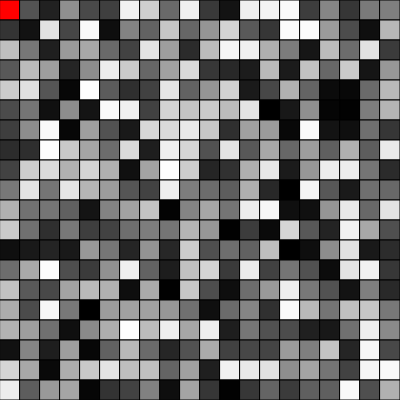
Frame 1 (no input)
Frame 60 (no input): identical to frame 1, image omitted
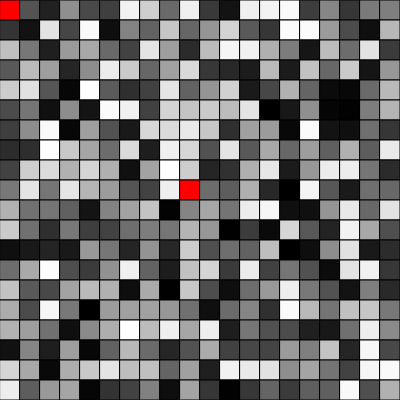
Frame 120 (the mouse pressed at the canvas centre since frame 60)

The p5.js sketch that drew these frames (run headless with seeded random() and noise() and a simulated clock; from frame 60 on, the mouse is pressed at the canvas centre):

// p5.js sketch
// ── sketch.js
let cellmat = [];
let x, y;

// this was my solution for a function to make a 2d array it takes three arguments.

function twoDarr(xsize,ysize,data){
  let myarr =[];
  for(let i =0; i<xsize;i++){
    myarr[i] = [];
   for(let j=0; j<ysize;j++){
     myarr[i][j] = data;
   }
  }
  return myarr;
  
}

// shiffmans solution 

function make2Darray(cols,rows){
  let arr = new Array(cols);
  for (let i = 0;i<arr.length;i++){
    arr[i] = new Array(rows);
  }
  return arr;
}

function setup() {
  createCanvas(400, 400);
  background(220);
  for (let i = 0; i < 20; i++) {
    cellmat[i] = []; // need to init the nested array unlike python
    for (let j = 0; j < 20; j++) {

      let state = int(random(255));

      cellmat[i][j] = state; 
    }
  }

  let eightbyeight = twoDarr(8,8,0);
  console.log(eightbyeight);
  
  let shiffman = make2Darray(8,10);
  console.log(shiffman);
}

function draw() {
  background(220);
  x = floor(map(mouseX, 0, width, 0, 19)); // maped mousex to grid
  let xg = constrain(x,0,19);  // constrained that variable to 19 so it would not 
  y = floor(map(mouseY,0,height,0,19));
 //console.log(x,xg,y);
  cellmat[xg][y] = color(255, 0, 0);
  for (let i = 0; i < 20; i++) {
    for (let j = 0; j < 20; j++) {
      fill(cellmat[i][j]);
      rect(i * 20, j * 20, 20, 20);
    }
  }
}
